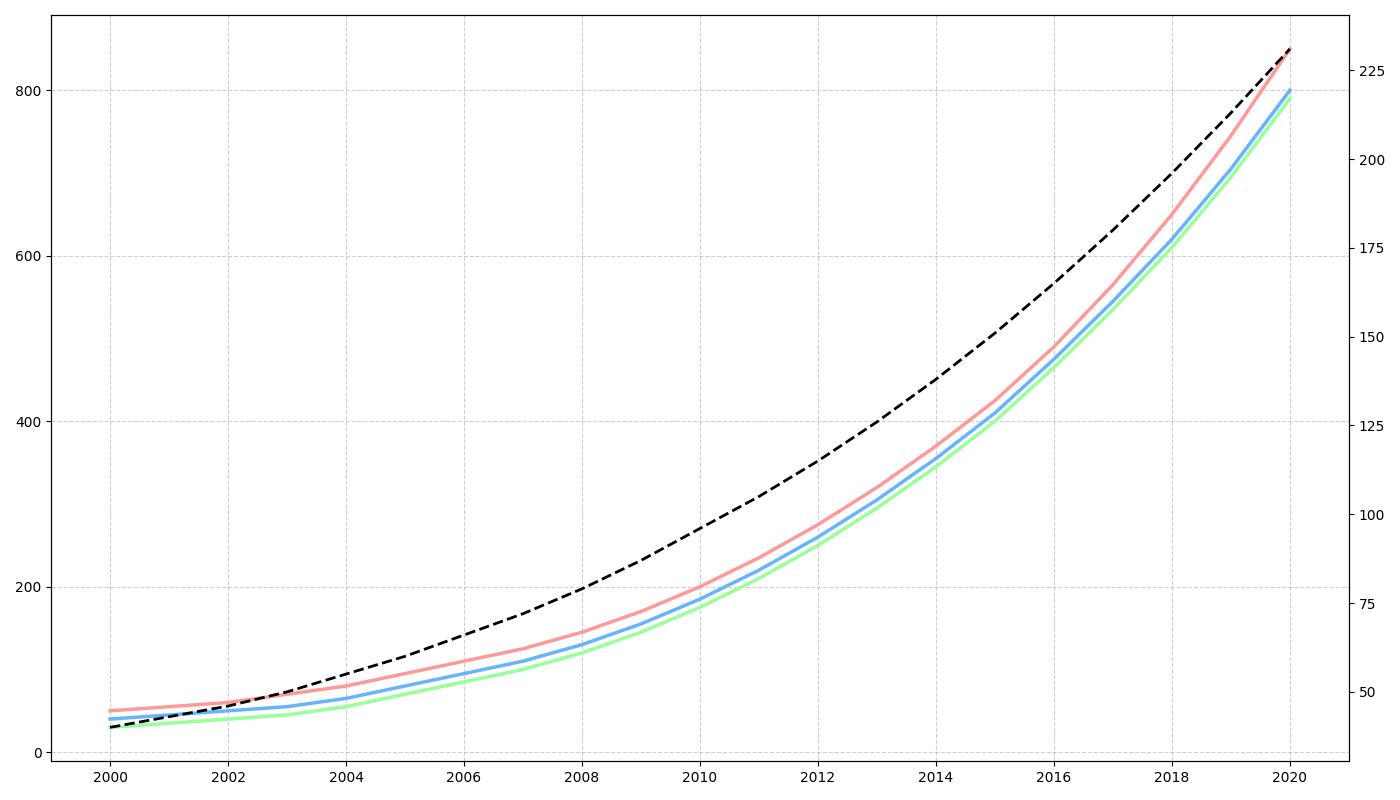

Write Python code to recreate this figure.
import matplotlib.pyplot as plt
import numpy as np

# Years from 2000 to 2020
years = np.arange(2000, 2021)

# Artificial data for renewable energy production (MegaWatts) for three countries
country_data = {
    'EcoLand': [50, 55, 60, 70, 80, 95, 110, 125, 145, 170, 200, 235, 275, 320, 370, 425, 490, 565, 650, 745, 850],
    'GreenVille': [40, 45, 50, 55, 65, 80, 95, 110, 130, 155, 185, 220, 260, 305, 355, 410, 475, 545, 620, 705, 800],
    'Sustainia': [30, 35, 40, 45, 55, 70, 85, 100, 120, 145, 175, 210, 250, 295, 345, 400, 465, 535, 610, 695, 790]
}

global_growth_rate = np.array([40, 43, 46, 50, 55, 60, 66, 72, 79, 87, 96, 105, 115, 126, 138, 151, 165, 180, 196, 213, 231])

fig, ax1 = plt.subplots(figsize=(14, 8))
colors = ['#ff9999', '#66b3ff', '#99ff99']

for country, color in zip(country_data.keys(), colors):
    ax1.plot(years, country_data[country], color=color, linewidth=2.5)

ax2 = ax1.twinx()
ax2.plot(years, global_growth_rate, color='black', linestyle='--', linewidth=2)

ax1.set_xticks(np.arange(2000, 2021, 2))
ax1.grid(True, linestyle='--', which='both', axis='both', alpha=0.6)

plt.tight_layout()
plt.show()
